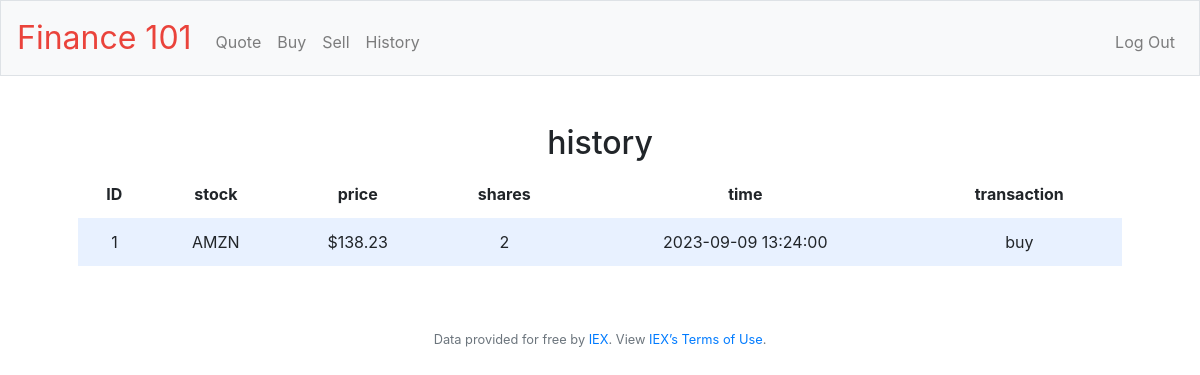
Page /history (signed in) on the earlier database version.
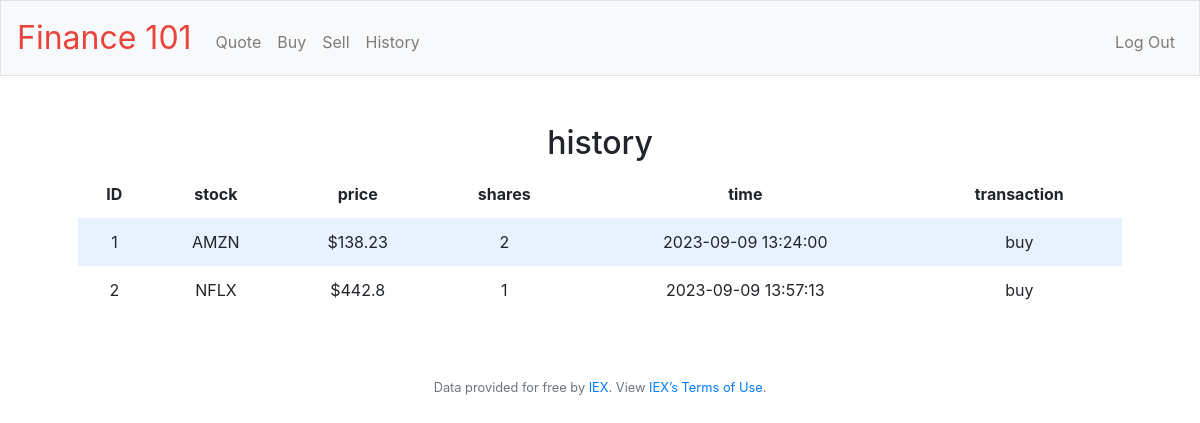
Same page on the later database version.
### tables this page shows
CREATE TABLE transactions (purchase_id INTEGER,user_id INTEGER,stock_symbol TEXT,buying_price NUMERIC,shares INT,time TEXT,balance NUMERIC, 'type' text,PRIMARY KEY(purchase_id));

### app.py (the view)
@app.route("/history")
@login_required
def history():
    history = db.execute("SELECT * FROM TRANSACTIONS WHERE user_id = ?",session["user_id"])
    return render_template("history.html",history=history,length=len(history))

### app.py (called while the page is built)
@app.after_request
def after_request(response):
    response.headers["Cache-Control"] = "no-cache, no-store, must-revalidate"
    response.headers["Expires"] = 0
    response.headers["Pragma"] = "no-cache"
    return response

### helpers.py (called while the page is built)
def login_required(f):
    @wraps(f)
    def decorated_function(*args, **kwargs):
        if session.get("user_id") is None:
            return redirect("/login")
        return f(*args, **kwargs)
    return decorated_function

### templates/history.html (shortened to what this page needs)
{% extends "layout.html" %}
{% block main %}
 <h2 align="center">history</h2>
 <table>
        <thead>
            <tr>
                <th>ID</th>
                <th>stock</th>
                <th>price</th>
                <th>shares</th>
                <th>time</th>
                <th>transaction</th>
            </tr>
        </thead>
        <tbody>
            {% for i in range(length) %}
            <tr>
                <td>{{ i+1 }}</td>
                <td>{{ history[i]["stock_symbol"] }}</td>
                <td>${{ history[i]["buying_price"] }}</td>
                <td>{{ history[i]["shares"] }}</td>
                <td>{{ history[i]["time"] }} </td>
                <td>{{ history[i]["type"]}}</td>
            </tr>
            {% endfor %}
        </tbody>
 </table>
{% endblock %}

### templates/layout.html (shortened to what this page needs)
<!DOCTYPE html>
<html lang="en">
    <head>
        <link rel="stylesheet" href="https://cdn.jsdelivr.net/npm/bootstrap@4.5.3/dist/css/bootstrap.min.css">
        <link href="/static/styles.css" rel="stylesheet">
    </head>
    <body>
        <nav class="navbar navbar-expand-md navbar-light bg-light border">
            <a class="navbar-brand" href="/"> <span class="red">Finance 101</span></a>
            <div class="collapse navbar-collapse" id="navbar">
                {% if session.user_id %}
                    <ul class="navbar-nav mr-auto mt-2">
                        <li class="nav-item"><a class="nav-link" href="/quote">Quote</a></li>
                        <li class="nav-item"><a class="nav-link" href="/buy">Buy</a></li>
                        <li class="nav-item"><a class="nav-link" href="/sell">Sell</a></li>
                        <li class="nav-item"><a class="nav-link" href="/history">History</a></li>
                    </ul>
                    <ul class="navbar-nav ml-auto mt-2">
                        <li class="nav-item"><a class="nav-link" href="/logout">Log Out</a></li>
                    </ul>
                {% else %}
                    <ul class="navbar-nav ml-auto mt-2">
                        <li class="nav-item"><a class="nav-link" href="/register">Register</a></li>
                        <li class="nav-item"><a class="nav-link" href="/login">Log In</a></li>
                    </ul>
                {% endif %}
            </div>
        </nav>
        <main class="container p-5">
            {% block main %}{% endblock %}
        </main>
        <footer class="small text-center text-muted">
            Data provided for free by <a href="https://iextrading.com/developer">IEX</a>. View <a href="https://iextrading.com/api-exhibit-a/">IEX’s Terms of Use</a>.
        </footer>
    </body>
</html>

### static/styles.css (style rules this page uses)
nav .navbar-brand { font-size: xx-large; }
nav .navbar-brand .red { color: #ea433b; }
main { overflow-x: auto; text-align: center; }
table { background-color: transparent; margin-bottom: 1rem; width: 100%; }
table th, table td { padding: 0.75rem; vertical-align: middle; }
tbody tr:nth-of-type(odd) { background-color: rgb(179, 208, 255, 0.3) }

Differences in the rows shown:
added transactions: stock_symbol "NFLX", buying_price "442.8", shares "1", time "2023-09-09 13:57:13", type "buy"
Other differences:
new list line: "2 $"
